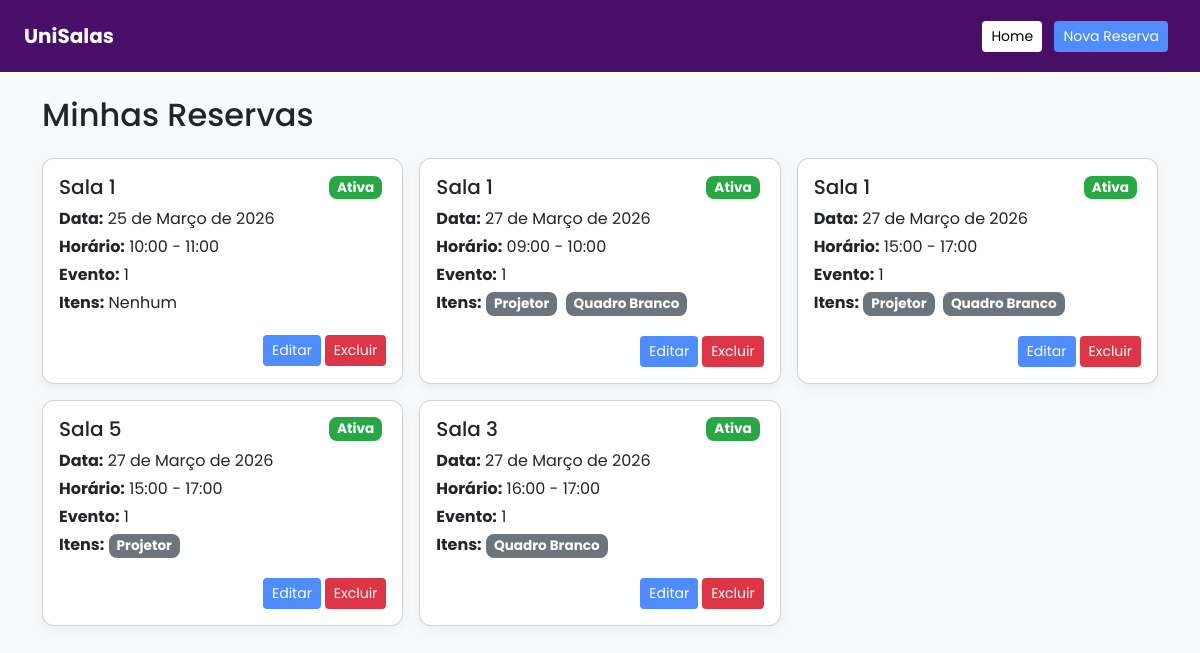
Screenshot of /minhas-reservas/ (signed in) with the database file from the repository.
### core/models.py (models this page shows, shortened)
class Reserva(models.Model):
    usuario = models.ForeignKey(User, on_delete=models.CASCADE)
    sala = models.ForeignKey(Sala, on_delete=models.CASCADE)
    itens = models.ManyToManyField(Item, blank=True)
    data = models.DateField()
    hora_inicio = models.TimeField()
    hora_fim = models.TimeField()
    nome_evento = models.CharField(max_length=200)

class Sala(models.Model):
    nome = models.CharField(max_length=50)
    capacidade = models.IntegerField()

class Item(models.Model):
    nome = models.CharField(max_length=50)

### core/views.py (the view)
# urls.py: path('minhas-reservas/', views.minhas_reservas, name='minhas_reservas'),
@login_required
def minhas_reservas(request):
    reservas = Reserva.objects.filter(usuario=request.user).order_by('data', 'hora_inicio')
    return render(request, 'minhas_reservas.html', {'reservas': reservas})

### core/templates/minhas_reservas.html (shortened to what this page needs)
{% load static %}
<!DOCTYPE html>
<html lang="pt-br">
<head>
    <link href="https://cdn.jsdelivr.net/npm/bootstrap@5.3.0/dist/css/bootstrap.min.css" rel="stylesheet">
</head>
<body>
  <nav class="navbar navbar-expand-lg navbar-custom px-4 py-3 mb-4">
    <a class="navbar-brand fw-bold" href="{% url 'home' %}">UniSalas</a>
    <div class="ms-auto">
        <a href="{% url 'home' %}" class="btn btn-home btn-sm me-2">Home</a>
        <a href="{% url 'nova_reserva' %}" class="btn btn-nova btn-sm me-2">Nova Reserva</a>
    </div>
</nav>
<div class="container mt-4">
    <h2 class="mb-4">Minhas Reservas</h2>
    {% if reservas %}
        <div class="row g-3">
            {% for r in reservas %}
            <div class="col-md-6 col-lg-4">
                <div class="card card-reserva p-3 h-100">
                    <div class="d-flex justify-content-between align-items-center mb-2">
                        <h5 class="card-title mb-0">{{ r.sala.nome }}</h5>
                        <span class="badge badge-disponivel">Ativa</span>
                    </div>
                    <p class="mb-1"><strong>Data:</strong> {{ r.data }}</p>
                    <p class="mb-1"><strong>Horário:</strong> {{ r.hora_inicio }} - {{ r.hora_fim }}</p>
                    <p class="mb-1"><strong>Evento:</strong> {{ r.nome_evento|default:"-" }}</p>
                    <p class="mb-1"><strong>Itens:</strong>
                        {% for i in r.itens.all %}
                            <span class="badge bg-secondary">{{ i.nome }}</span>
                        {% empty %}
                            Nenhum
                        {% endfor %}
                    </p>
                    <div class="mt-3 d-flex justify-content-end">
                        <a href="{% url 'editar_reserva' r.id %}" class="btn btn-sm btn-minhas me-1">Editar</a>
                        <a href="{% url 'deletar_reserva' r.id %}" class="btn btn-sm btn-sair">Excluir</a>
                    </div>
                </div>
            </div>
            {% endfor %}
        </div>
    {% else %}
        <div class="text-center mt-5">
            <h4>Nenhuma reserva feita ainda.</h4>
        </div>
    {% endif %}
</div>
</body>
</html>

### core/templates/minhas_reservas.html (style rules this page uses)
body { font-family: 'Poppins', sans-serif; background-color: #f8f9fa; }
.card-reserva { border-radius: 12px; box-shadow: 0 4px 12px rgba(0,0,0,0.05); transition: transform 0.2s, box-shadow 0.2s; background-color: #fff; }
.badge { margin-right: 4px; padding: 5px 8px; border-radius: 8px; font-size: 0.85rem; }
.badge-disponivel { background-color: #28a745; color: #fff; }
.btn-minhas { background-color: #4e8cff; color: #fff; }
.btn-sair { background-color: #dc3545; color: #fff; }
.navbar-custom { background-color:#490E67; }
.navbar-custom .navbar-brand, .navbar-custom a { color: #fff; }
.btn-nova { background-color: #4e8cff; color: #fff; }
.btn-home { background-color: rgb(255, 255, 255) !important; color: #000000 !important; }

### rows the page displays
Reserva: sala.nome "Sala 1", data "25 de Março de 2026", hora_inicio "10:00", hora_fim "11:00", nome_evento "1"
Reserva: sala.nome "Sala 1", data "27 de Março de 2026", hora_inicio "09:00", hora_fim "10:00", nome_evento "1"
Item: nome "Projetor"
Item: nome "Quadro Branco"
Reserva: sala.nome "Sala 1", data "27 de Março de 2026", hora_inicio "15:00", hora_fim "17:00", nome_evento "1"
Reserva: sala.nome "Sala 5", data "27 de Março de 2026", hora_inicio "15:00", hora_fim "17:00", nome_evento "1"
Reserva: sala.nome "Sala 3", data "27 de Março de 2026", hora_inicio "16:00", hora_fim "17:00", nome_evento "1"
